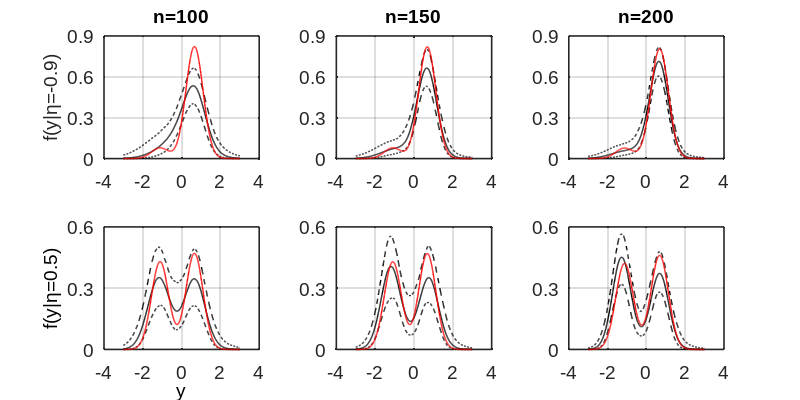

The MATLAB script that drew this image:

clear
clc
set(0,'DefaultAxesFontName','Arial')
index1=[ 1 18]% 16 25];

% --- load data
load illustrative2 yy
n=100; my=mean(yy(1:n)); vy=sqrt(var(yy(1:n)));

figure(1), clf

load illustrativeJ_MSB_n100


for j=1:2
    subplot(2,3,1+3*(j-1))
    
    % -- plot confidence interval ---%
    plot(t,pdfInt(4,:,j),'--','Color','k','Linewidth',1)
    hold
    plot(t,pdfInt(5,:,j),'--','Color','k','Linewidth',1)
    plot(t,pdfInt(2,:,j),'Color','k','Linewidth',1)
    set(gca,'LineWidth',1.1)
    lim=1;
    if j==1 lim=.9;
    else if j==2 lim=.6; end
    end
    xlim([-4,4])
    ylim([0,lim])
    set(gca,'ytick',[0:.3:1])
    p=abs(eta(index1(j)));
    % -- plot true density
    d=p*normpdf(t,(2-my)/vy,1/vy)+(1-p)*normpdf(t,(-2-my)/vy,1/vy);
    plot(t,d,'r','Linewidth',1)
    set(gca,'LineWidth',1.1)
    set(gca,'FontSize',14)
    xlhand = get(gca,'title')
    if j==1
        set(xlhand,'string','n=100','fontsize',14)
        ylabel('f(y|\eta=-0.9)','fontsize',14)
    end
    
    if j==length(index1)
        
        xlhand = get(gca,'xlabel')
        set(xlhand,'string','y','fontsize',14)
        
        xlhand = get(gca,'ylabel')
        set(xlhand,'string','f(y|\eta=0.5)','fontsize',14)
%         set(gca,'ytick',[0,1])
        
        
    end
    grid on
end



load illustrativeJ_MSB_n150

n=150; my=mean(yy(1:n)); vy=sqrt(var(yy(1:n)));


for j=1:2
    
    subplot(2,3,2+3*(j-1))
    % --- plot estimate --- %
    plot(t,pdfInt(4,:,j),'--','Color','k','Linewidth',1)
    hold
    plot(t,pdfInt(5,:,j),'--','Color','k','Linewidth',1)
    plot(t,pdfInt(2,:,j),'Color','k','Linewidth',1)
    set(gca,'LineWidth',1.1)
    xlim([-4,4])
    
    p=abs(eta(index1(j)));
    % --- plot true density --- %
    d=p*normpdf(t,(2-my)/vy,1/vy)+(1-p)*normpdf(t,(-2-my)/vy,1/vy);
    plot(t,d,'r','Linewidth',1)
    set(gca,'LineWidth',1.1)
    set(gca,'FontSize',14)
    if j==1 lim=.9;
    else if j==2 lim=.6; end
    end
    
    ylim([0,lim])
    set(gca,'ytick',[0:.3:1])
   
    xlhand = get(gca,'title')
    if j==1
        set(xlhand,'string','n=150','fontsize',14)
    end
    grid on
end



load illustrativeJ_MSB_n200

n=200; my=mean(yy(1:n)); vy=sqrt(var(yy(1:n)));
set(0,'DefaultAxesFontName','Arial','DefaultAxesFontSize',14)

for j=1:2
    subplot(2,3,3+3*(j-1))
    
    plot(t,pdfInt(4,:,j),'--','Color','k','Linewidth',1)
    hold
    plot(t,pdfInt(5,:,j),'--','Color','k','Linewidth',1)
    plot(t,pdfInt(2,:,j),'Color','k','Linewidth',1)
    set(gca,'LineWidth',1.1)
    xlim([-4,4])
    lim=1;
    if j==1 lim=.9;
    else if j==2 lim=.6; end
    end
    ylim([0,lim])
    set(gca,'ytick',[0:.3:1])
    
    p=abs(eta(index1(j)));
    d=p*normpdf(t,(2-my)/vy,1/vy)+(1-p)*normpdf(t,(-2-my)/vy,1/vy);
    plot(t,d,'r','Linewidth',1)
    set(gca,'FontSize',14)
    set(gca,'LineWidth',1.1)
    
    xlhand = get(gca,'title')
    if j==1
        set(xlhand,'string','n=200','fontsize',14)
    end
    grid on
end


%%
wh=[4 2]*2;
set(gcf,'PaperSize',wh,'PaperPosition',[0 0 wh],'Color','w','PaperPositionMode','manual');
% xlabh = get(gca,'XLabel');
% set(xlabh,'Position',[65 -25 0])

print(['../figs/density_estimates'],'-dpdf')
